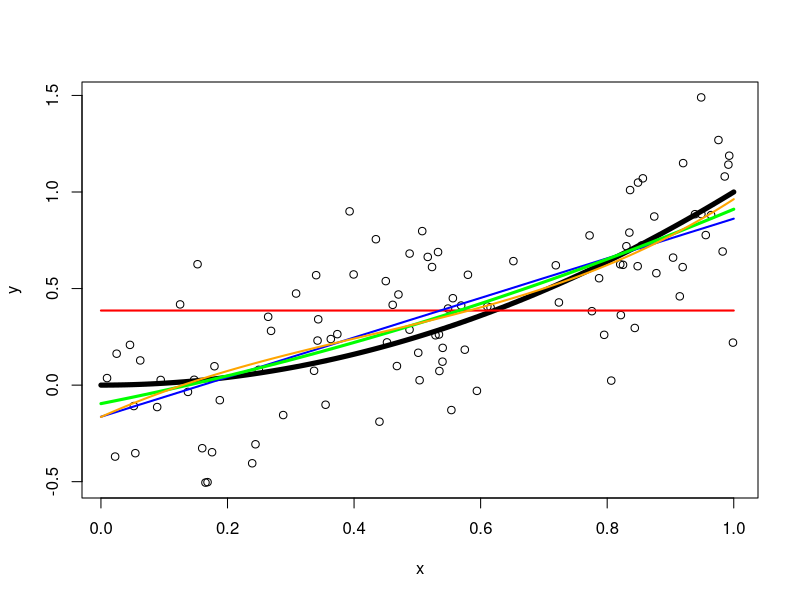
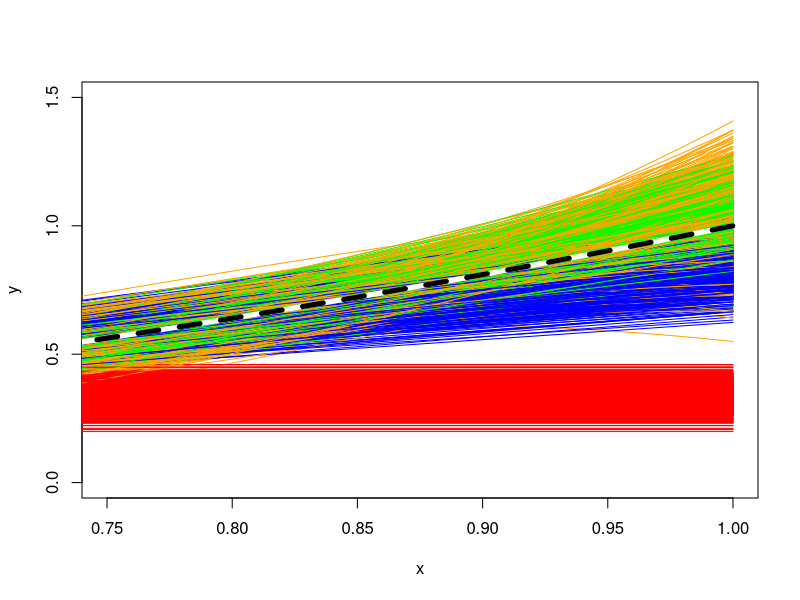

The R script that drew these images, in order:
## ---- chunk 1
f = function(x) {
  x ^ 2
}
## ---- chunk 2
get_sim_data = function(f, sample_size = 100) {
  x = runif(n = sample_size, min = 0, max = 1)
  y = f(x) + rnorm(n = sample_size, mean = 0, sd = 0.3)
  data.frame(x, y)
}
## ---- chunk 3
sim_data = get_sim_data(f, sample_size = 100)

fit_1 = lm(y ~ 1, data = sim_data)
fit_2 = lm(y ~ poly(x, degree = 1), data = sim_data)
fit_3 = lm(y ~ poly(x, degree = 2), data = sim_data)
fit_4 = lm(y ~ poly(x, degree = 3), data = sim_data)
## ---- chunk 4
plot(y ~ x, data = sim_data)
grid = seq(from = 0, to = 1, by = 0.01)
lines(grid, f(grid), col = "black", lwd = 5)
lines(grid, predict(fit_1, newdata = data.frame(x = grid)), col = "red", lwd = 2)
lines(grid, predict(fit_2, newdata = data.frame(x = grid)), col = "blue", lwd = 2)
lines(grid, predict(fit_3, newdata = data.frame(x = grid)), col = "green", lwd = 3)
lines(grid, predict(fit_4, newdata = data.frame(x = grid)), col = "orange", lwd = 2)
## ---- chunk 5
set.seed(1)
n_sims = 1000
n_models = 4
x0 = 0.9
predictions = matrix(0, nrow = n_sims, ncol = n_models)
sim_data = get_sim_data(f, sample_size = 100)
plot(y ~ x, data = sim_data, col = "white", xlim = c(0.75, 1), ylim = c(0, 1.5))

for (i in 1:n_sims) {
  
  sim_data = get_sim_data(f, sample_size = 100)

  fit_1 = lm(y ~ 1, data = sim_data)
  fit_2 = lm(y ~ poly(x, degree = 1), data = sim_data)
  fit_3 = lm(y ~ poly(x, degree = 2), data = sim_data)
  fit_4 = lm(y ~ poly(x, degree = 3), data = sim_data)
  
  lines(grid, predict(fit_1, newdata = data.frame(x = grid)), col = "red", lwd = 1)
  lines(grid, predict(fit_2, newdata = data.frame(x = grid)), col = "blue", lwd = 1)
  lines(grid, predict(fit_3, newdata = data.frame(x = grid)), col = "green", lwd = 1)
  lines(grid, predict(fit_4, newdata = data.frame(x = grid)), col = "orange", lwd = 1)

  predictions[i, ] <- c(
    predict(fit_1, newdata = data.frame(x = x0)),
    predict(fit_2, newdata = data.frame(x = x0)),
    predict(fit_3, newdata = data.frame(x = x0)),
    predict(fit_4, newdata = data.frame(x = x0))
  )
}

lines(grid, f(grid), col = "white", lwd = 5)
lines(grid, f(grid), col = "black", lwd = 5, lty = 2)
## ---- chunk 6
eps = rnorm(n = n_sims, mean = 0, sd = 0.3)
y0 = f(x0) + eps
## ---- chunk 7
get_bias = function(estimate, truth) {
  mean(estimate - truth)
}

get_mse = function(estimate, truth) {
  mean((estimate - truth) ^ 2)
}
## ---- chunk 8
bias = apply(predictions, 2, get_bias, y0)
variance = apply(predictions, 2, var)
mse = apply(predictions, 2, get_mse, y0)
## ---- chunk 9
options(scipen = 999)
## ---- chunk 10
options(scipen = 0)
## ---- chunk 11
all(diff(bias ^ 2) < 0)
all(diff(variance) > 0)
diff(mse)
## ---- chunk 12
bias ^ 2 + variance + var(eps)
mse
